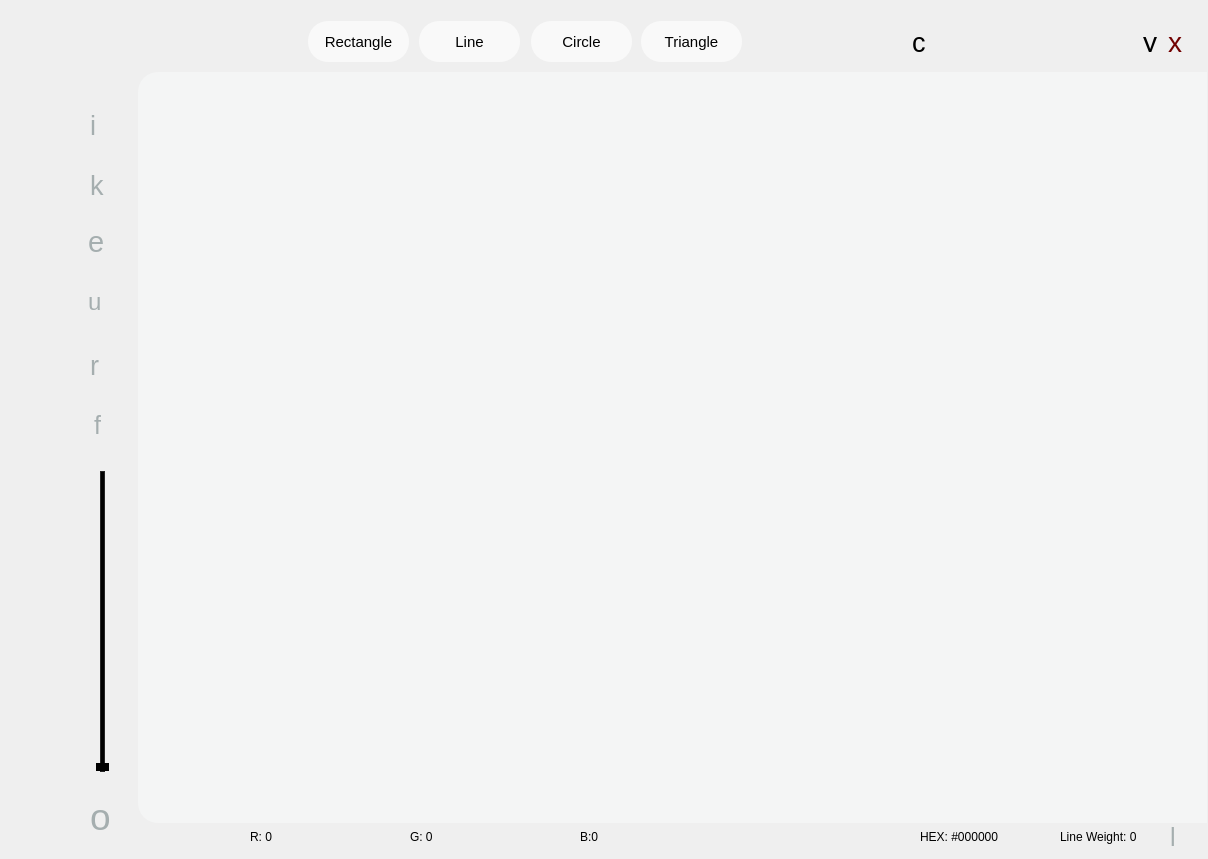
<?xml version="1.0" encoding="UTF-8"?>
<ui version="4.0">
 <class>PaintWindow</class>
 <widget class="QMainWindow" name="PaintWindow">
  <property name="geometry">
   <rect>
    <x>0</x>
    <y>0</y>
    <width>1208</width>
    <height>859</height>
   </rect>
  </property>
  <property name="windowTitle">
   <string>MainWindow</string>
  </property>
  <widget class="QWidget" name="centralwidget">
   <widget class="QLabel" name="backgorund">
    <property name="geometry">
     <rect>
      <x>68</x>
      <y>1</y>
      <width>1261</width>
      <height>851</height>
     </rect>
    </property>
    <property name="font">
     <font/>
    </property>
    <property name="text">
     <string/>
    </property>
    <property name="pixmap">
     <pixmap resource="resources.qrc">:/resources/whiteBackground.png</pixmap>
    </property>
   </widget>
   <widget class="QPushButton" name="rectangleBtn">
    <property name="geometry">
     <rect>
      <x>308</x>
      <y>21</y>
      <width>101</width>
      <height>41</height>
     </rect>
    </property>
    <property name="font">
     <font>
      <pointsize>11</pointsize>
      <italic>false</italic>
      <bold>false</bold>
     </font>
    </property>
    <property name="cursor">
     <cursorShape>PointingHandCursor</cursorShape>
    </property>
    <property name="toolTip">
     <string>&lt;html&gt;&lt;head/&gt;&lt;body&gt;&lt;p&gt;Draw Rectangle&lt;/p&gt;&lt;/body&gt;&lt;/html&gt;</string>
    </property>
    <property name="styleSheet">
     <string notr="true">background-color: #f9f9f9;
color: black;
border-radius: 20px;
font: 11pt &quot;Montserrat&quot;;</string>
    </property>
    <property name="text">
     <string>Rectangle</string>
    </property>
   </widget>
   <widget class="QPushButton" name="triangleBtn">
    <property name="geometry">
     <rect>
      <x>641</x>
      <y>21</y>
      <width>101</width>
      <height>41</height>
     </rect>
    </property>
    <property name="font">
     <font>
      <pointsize>11</pointsize>
      <italic>false</italic>
      <bold>false</bold>
     </font>
    </property>
    <property name="cursor">
     <cursorShape>PointingHandCursor</cursorShape>
    </property>
    <property name="toolTip">
     <string>&lt;html&gt;&lt;head/&gt;&lt;body&gt;&lt;p&gt;Draw Triangle&lt;/p&gt;&lt;/body&gt;&lt;/html&gt;</string>
    </property>
    <property name="styleSheet">
     <string notr="true">background-color: #f9f9f9;
color: black;
border-radius: 20px;
font: 11pt &quot;Montserrat&quot;;</string>
    </property>
    <property name="text">
     <string>Triangle</string>
    </property>
   </widget>
   <widget class="QPushButton" name="circleBtn">
    <property name="geometry">
     <rect>
      <x>531</x>
      <y>21</y>
      <width>101</width>
      <height>41</height>
     </rect>
    </property>
    <property name="font">
     <font>
      <pointsize>11</pointsize>
      <italic>false</italic>
      <bold>false</bold>
     </font>
    </property>
    <property name="cursor">
     <cursorShape>PointingHandCursor</cursorShape>
    </property>
    <property name="toolTip">
     <string>&lt;html&gt;&lt;head/&gt;&lt;body&gt;&lt;p&gt;Draw Circle&lt;/p&gt;&lt;/body&gt;&lt;/html&gt;</string>
    </property>
    <property name="styleSheet">
     <string notr="true">background-color: #f9f9f9;
color: black;
border-radius: 20px;
font: 11pt &quot;Montserrat&quot;;</string>
    </property>
    <property name="text">
     <string>Circle</string>
    </property>
   </widget>
   <widget class="QPushButton" name="lineBtn">
    <property name="geometry">
     <rect>
      <x>419</x>
      <y>21</y>
      <width>101</width>
      <height>41</height>
     </rect>
    </property>
    <property name="font">
     <font>
      <pointsize>11</pointsize>
      <italic>false</italic>
      <bold>false</bold>
     </font>
    </property>
    <property name="cursor">
     <cursorShape>PointingHandCursor</cursorShape>
    </property>
    <property name="toolTip">
     <string>&lt;html&gt;&lt;head/&gt;&lt;body&gt;&lt;p&gt;Draw Line&lt;/p&gt;&lt;/body&gt;&lt;/html&gt;</string>
    </property>
    <property name="styleSheet">
     <string notr="true">background-color: #f9f9f9;
color: black;
border-radius: 20px;
font: 11pt &quot;Montserrat&quot;;</string>
    </property>
    <property name="text">
     <string>Line</string>
    </property>
   </widget>
   <widget class="QLabel" name="logo">
    <property name="geometry">
     <rect>
      <x>90</x>
      <y>19</y>
      <width>41</width>
      <height>51</height>
     </rect>
    </property>
    <property name="text">
     <string/>
    </property>
    <property name="pixmap">
     <pixmap resource="resources.qrc">resources/Logo.png</pixmap>
    </property>
   </widget>
   <widget class="QGraphicsView" name="graphicsView">
    <property name="geometry">
     <rect>
      <x>138</x>
      <y>72</y>
      <width>1069</width>
      <height>751</height>
     </rect>
    </property>
    <property name="font">
     <font/>
    </property>
    <property name="cursor" stdset="0">
     <cursorShape>CrossCursor</cursorShape>
    </property>
    <property name="focusPolicy">
     <enum>Qt::NoFocus</enum>
    </property>
    <property name="styleSheet">
     <string notr="true">background-color: #f4f5f5;
border-radius: 20px;
border-top-right-radius: 0px;
border-bottom-right-radius: 0px;</string>
    </property>
   </widget>
   <widget class="QPushButton" name="closeBtn">
    <property name="geometry">
     <rect>
      <x>1168</x>
      <y>31</y>
      <width>20</width>
      <height>21</height>
     </rect>
    </property>
    <property name="sizePolicy">
     <sizepolicy hsizetype="Maximum" vsizetype="Fixed">
      <horstretch>0</horstretch>
      <verstretch>0</verstretch>
     </sizepolicy>
    </property>
    <property name="font">
     <font>
      <pointsize>21</pointsize>
      <italic>false</italic>
      <bold>false</bold>
      <kerning>false</kerning>
     </font>
    </property>
    <property name="cursor">
     <cursorShape>PointingHandCursor</cursorShape>
    </property>
    <property name="toolTip">
     <string/>
    </property>
    <property name="layoutDirection">
     <enum>Qt::LeftToRight</enum>
    </property>
    <property name="styleSheet">
     <string notr="true">border-radius:10px;
color: #710101;
text-align: left;
font: 21pt &quot;IROicons&quot;;</string>
    </property>
    <property name="text">
     <string>x</string>
    </property>
    <property name="checkable">
     <bool>false</bool>
    </property>
    <property name="default">
     <bool>false</bool>
    </property>
    <property name="flat">
     <bool>false</bool>
    </property>
   </widget>
   <widget class="QPushButton" name="miniBtn">
    <property name="geometry">
     <rect>
      <x>1143</x>
      <y>31</y>
      <width>20</width>
      <height>21</height>
     </rect>
    </property>
    <property name="font">
     <font>
      <pointsize>21</pointsize>
      <italic>false</italic>
      <bold>false</bold>
     </font>
    </property>
    <property name="cursor">
     <cursorShape>PointingHandCursor</cursorShape>
    </property>
    <property name="styleSheet">
     <string notr="true">border-radius:10px;
color: #000;
text-align: left;
font: 21pt &quot;IROicons&quot;;</string>
    </property>
    <property name="text">
     <string>y</string>
    </property>
   </widget>
   <widget class="QPushButton" name="colorBtn">
    <property name="geometry">
     <rect>
      <x>90</x>
      <y>110</y>
      <width>26</width>
      <height>31</height>
     </rect>
    </property>
    <property name="font">
     <font>
      <pointsize>20</pointsize>
      <italic>false</italic>
      <bold>false</bold>
     </font>
    </property>
    <property name="cursor">
     <cursorShape>PointingHandCursor</cursorShape>
    </property>
    <property name="toolTip">
     <string>&lt;html&gt;&lt;head/&gt;&lt;body&gt;&lt;p&gt;Fill Color&lt;/p&gt;&lt;/body&gt;&lt;/html&gt;</string>
    </property>
    <property name="whatsThis">
     <string>&lt;html&gt;&lt;head/&gt;&lt;body&gt;&lt;p&gt;Color&lt;/p&gt;&lt;/body&gt;&lt;/html&gt;</string>
    </property>
    <property name="styleSheet">
     <string notr="true">border-radius:10px;
color: #a5aeaf;
text-align: left;
font: 20pt &quot;IROicons&quot;;</string>
    </property>
    <property name="text">
     <string>i</string>
    </property>
    <property name="flat">
     <bool>true</bool>
    </property>
   </widget>
   <widget class="QPushButton" name="redoBtn">
    <property name="geometry">
     <rect>
      <x>90</x>
      <y>350</y>
      <width>31</width>
      <height>31</height>
     </rect>
    </property>
    <property name="font">
     <font>
      <pointsize>20</pointsize>
      <italic>false</italic>
      <bold>false</bold>
     </font>
    </property>
    <property name="cursor">
     <cursorShape>PointingHandCursor</cursorShape>
    </property>
    <property name="toolTip">
     <string>&lt;html&gt;&lt;head/&gt;&lt;body&gt;&lt;p&gt;Redo&lt;/p&gt;&lt;/body&gt;&lt;/html&gt;</string>
    </property>
    <property name="styleSheet">
     <string notr="true">border-radius:10px;
color: #a5aeaf;
text-align: left;
font: 20pt &quot;IROicons&quot;;</string>
    </property>
    <property name="text">
     <string>r</string>
    </property>
    <property name="shortcut">
     <string>Ctrl+Y</string>
    </property>
    <property name="flat">
     <bool>true</bool>
    </property>
   </widget>
   <widget class="QPushButton" name="tableBtn">
    <property name="geometry">
     <rect>
      <x>90</x>
      <y>800</y>
      <width>29</width>
      <height>34</height>
     </rect>
    </property>
    <property name="font">
     <font>
      <pointsize>28</pointsize>
      <italic>false</italic>
      <bold>false</bold>
     </font>
    </property>
    <property name="cursor">
     <cursorShape>PointingHandCursor</cursorShape>
    </property>
    <property name="toolTip">
     <string>&lt;html&gt;&lt;head/&gt;&lt;body&gt;&lt;p&gt;Open Table&lt;/p&gt;&lt;/body&gt;&lt;/html&gt;</string>
    </property>
    <property name="styleSheet">
     <string notr="true">border-radius:10px;
color: #a5aeaf;
text-align: left;
font: 28pt &quot;IROicons&quot;;</string>
    </property>
    <property name="text">
     <string>o</string>
    </property>
    <property name="flat">
     <bool>true</bool>
    </property>
   </widget>
   <widget class="QPushButton" name="undoBtn">
    <property name="geometry">
     <rect>
      <x>88</x>
      <y>290</y>
      <width>29</width>
      <height>24</height>
     </rect>
    </property>
    <property name="font">
     <font>
      <pointsize>18</pointsize>
      <italic>false</italic>
      <bold>false</bold>
     </font>
    </property>
    <property name="cursor">
     <cursorShape>PointingHandCursor</cursorShape>
    </property>
    <property name="toolTip">
     <string>&lt;html&gt;&lt;head/&gt;&lt;body&gt;&lt;p&gt;Undo&lt;/p&gt;&lt;/body&gt;&lt;/html&gt;</string>
    </property>
    <property name="styleSheet">
     <string notr="true">border-radius:10px;
color: #a5aeaf;
text-align: left;
font: 18pt &quot;IROicons&quot;;</string>
    </property>
    <property name="text">
     <string>u</string>
    </property>
    <property name="shortcut">
     <string>Ctrl+Z</string>
    </property>
    <property name="flat">
     <bool>true</bool>
    </property>
   </widget>
   <widget class="QPushButton" name="saveBtn">
    <property name="geometry">
     <rect>
      <x>94</x>
      <y>410</y>
      <width>21</width>
      <height>31</height>
     </rect>
    </property>
    <property name="font">
     <font>
      <pointsize>19</pointsize>
      <italic>false</italic>
      <bold>false</bold>
     </font>
    </property>
    <property name="cursor">
     <cursorShape>PointingHandCursor</cursorShape>
    </property>
    <property name="toolTip">
     <string>&lt;html&gt;&lt;head/&gt;&lt;body&gt;&lt;p&gt;Save&lt;/p&gt;&lt;/body&gt;&lt;/html&gt;</string>
    </property>
    <property name="styleSheet">
     <string notr="true">border-radius:10px;
color: #a5aeaf;
text-align: left;
font: 19pt &quot;IROicons&quot;;</string>
    </property>
    <property name="text">
     <string>f</string>
    </property>
    <property name="shortcut">
     <string>Ctrl+S</string>
    </property>
    <property name="flat">
     <bool>true</bool>
    </property>
   </widget>
   <widget class="QSlider" name="verticalSlider">
    <property name="geometry">
     <rect>
      <x>94</x>
      <y>471</y>
      <width>16</width>
      <height>301</height>
     </rect>
    </property>
    <property name="toolTip">
     <string>&lt;html&gt;&lt;head/&gt;&lt;body&gt;&lt;p&gt;Line Weight Slider&lt;/p&gt;&lt;/body&gt;&lt;/html&gt;</string>
    </property>
    <property name="styleSheet">
     <string notr="true">

.QSlider::groove:vertical {
    border: 1px solid #262626;
    width: 3px;
	background: #000000;
}

.QSlider::handle:vertical {
	background:#000000;
    height: 8px;
    margin: 0px -5px;
}</string>
    </property>
    <property name="minimum">
     <number>1</number>
    </property>
    <property name="maximum">
     <number>25</number>
    </property>
    <property name="orientation">
     <enum>Qt::Vertical</enum>
    </property>
   </widget>
   <widget class="QLabel" name="">
    <property name="geometry">
     <rect>
      <x>912</x>
      <y>27</y>
      <width>22</width>
      <height>31</height>
     </rect>
    </property>
    <property name="font">
     <font>
      <pointsize>20</pointsize>
      <italic>false</italic>
      <bold>false</bold>
      <kerning>true</kerning>
     </font>
    </property>
    <property name="styleSheet">
     <string notr="true">font: 20pt &quot;IROicons&quot;;</string>
    </property>
    <property name="text">
     <string>c</string>
    </property>
   </widget>
   <widget class="QPushButton" name="ersr_Btn">
    <property name="geometry">
     <rect>
      <x>88</x>
      <y>230</y>
      <width>29</width>
      <height>24</height>
     </rect>
    </property>
    <property name="font">
     <font>
      <pointsize>22</pointsize>
      <italic>false</italic>
      <bold>false</bold>
     </font>
    </property>
    <property name="cursor">
     <cursorShape>PointingHandCursor</cursorShape>
    </property>
    <property name="toolTip">
     <string>&lt;html&gt;&lt;head/&gt;&lt;body&gt;&lt;p&gt;Erase&lt;/p&gt;&lt;/body&gt;&lt;/html&gt;</string>
    </property>
    <property name="styleSheet">
     <string notr="true">border-radius:10px;
color: #a5aeaf;
text-align: left;
font: 22pt &quot;IROicons&quot;;</string>
    </property>
    <property name="text">
     <string>e</string>
    </property>
    <property name="flat">
     <bool>true</bool>
    </property>
   </widget>
   <widget class="QGroupBox" name="tableCont">
    <property name="geometry">
     <rect>
      <x>1220</x>
      <y>149</y>
      <width>321</width>
      <height>571</height>
     </rect>
    </property>
    <property name="styleSheet">
     <string notr="true">border-radius:0 px;</string>
    </property>
    <property name="title">
     <string/>
    </property>
    <widget class="QTableWidget" name="DataTable">
     <property name="enabled">
      <bool>true</bool>
     </property>
     <property name="geometry">
      <rect>
       <x>0</x>
       <y>0</y>
       <width>321</width>
       <height>311</height>
      </rect>
     </property>
    </widget>
    <widget class="QTableWidget" name="InfoTable">
     <property name="enabled">
      <bool>true</bool>
     </property>
     <property name="geometry">
      <rect>
       <x>0</x>
       <y>330</y>
       <width>321</width>
       <height>161</height>
      </rect>
     </property>
    </widget>
    <widget class="QPushButton" name="SortASBtn">
     <property name="enabled">
      <bool>true</bool>
     </property>
     <property name="geometry">
      <rect>
       <x>-1</x>
       <y>510</y>
       <width>161</width>
       <height>41</height>
      </rect>
     </property>
     <property name="styleSheet">
      <string notr="true">background-color: #f9f9f9;
color: black;
border-radius: 20px;
font: 11pt &quot;Montserrat&quot;;</string>
     </property>
     <property name="text">
      <string>Sort Ascending</string>
     </property>
    </widget>
    <widget class="QPushButton" name="SortDSBtn">
     <property name="enabled">
      <bool>true</bool>
     </property>
     <property name="geometry">
      <rect>
       <x>160</x>
       <y>510</y>
       <width>161</width>
       <height>41</height>
      </rect>
     </property>
     <property name="styleSheet">
      <string notr="true">background-color: #f9f9f9;
color: black;
border-radius: 20px;
font: 11pt &quot;Montserrat&quot;;</string>
     </property>
     <property name="text">
      <string>Sort Dscending</string>
     </property>
    </widget>
   </widget>
   <widget class="QLabel" name="redVal">
    <property name="geometry">
     <rect>
      <x>250</x>
      <y>829</y>
      <width>51</width>
      <height>16</height>
     </rect>
    </property>
    <property name="font">
     <font/>
    </property>
    <property name="text">
     <string>R: 0 </string>
    </property>
   </widget>
   <widget class="QLabel" name="greenVal">
    <property name="geometry">
     <rect>
      <x>410</x>
      <y>829</y>
      <width>51</width>
      <height>16</height>
     </rect>
    </property>
    <property name="font">
     <font/>
    </property>
    <property name="text">
     <string>G: 0  </string>
    </property>
   </widget>
   <widget class="QLabel" name="blueVal">
    <property name="geometry">
     <rect>
      <x>580</x>
      <y>829</y>
      <width>51</width>
      <height>16</height>
     </rect>
    </property>
    <property name="font">
     <font/>
    </property>
    <property name="text">
     <string>B:0</string>
    </property>
   </widget>
   <widget class="QLabel" name="hexVal">
    <property name="geometry">
     <rect>
      <x>920</x>
      <y>829</y>
      <width>101</width>
      <height>16</height>
     </rect>
    </property>
    <property name="font">
     <font/>
    </property>
    <property name="text">
     <string>HEX: #000000</string>
    </property>
   </widget>
   <widget class="QLabel" name="lineWVal">
    <property name="geometry">
     <rect>
      <x>1060</x>
      <y>829</y>
      <width>111</width>
      <height>16</height>
     </rect>
    </property>
    <property name="font">
     <font/>
    </property>
    <property name="text">
     <string>Line Weight: 0</string>
    </property>
   </widget>
   <widget class="QGroupBox" name="menu">
    <property name="geometry">
     <rect>
      <x>50</x>
      <y>-115</y>
      <width>121</width>
      <height>111</height>
     </rect>
    </property>
    <property name="styleSheet">
     <string notr="true">background-color:  #fff;
border-radius: 15px;</string>
    </property>
    <property name="title">
     <string/>
    </property>
    <widget class="QWidget" name="verticalLayoutWidget">
     <property name="geometry">
      <rect>
       <x>0</x>
       <y>0</y>
       <width>121</width>
       <height>111</height>
      </rect>
     </property>
     <layout class="QVBoxLayout" name="verticalLayout">
      <property name="spacing">
       <number>0</number>
      </property>
      <item>
       <widget class="QPushButton" name="menuNew">
        <property name="toolTip">
         <string>&lt;html&gt;&lt;head/&gt;&lt;body&gt;&lt;p&gt;Make a New Draw&lt;/p&gt;&lt;/body&gt;&lt;/html&gt;</string>
        </property>
        <property name="styleSheet">
         <string notr="true">background-color: rgb(255, 255, 255);
color: rgb(0, 0, 0);
font: 9pt &quot;Montserrat&quot;;</string>
        </property>
        <property name="text">
         <string>New</string>
        </property>
       </widget>
      </item>
      <item>
       <widget class="QPushButton" name="menuOpen">
        <property name="toolTip">
         <string>&lt;html&gt;&lt;head/&gt;&lt;body&gt;&lt;p&gt;Open a Draw&lt;/p&gt;&lt;/body&gt;&lt;/html&gt;</string>
        </property>
        <property name="styleSheet">
         <string notr="true">background-color: rgb(255, 255, 255);
color: rgb(0, 0, 0);
font: 9pt &quot;Montserrat&quot;;</string>
        </property>
        <property name="text">
         <string>Open</string>
        </property>
       </widget>
      </item>
      <item>
       <widget class="QPushButton" name="menuSave">
        <property name="toolTip">
         <string>&lt;html&gt;&lt;head/&gt;&lt;body&gt;&lt;p&gt;Save a Draw&lt;/p&gt;&lt;/body&gt;&lt;/html&gt;</string>
        </property>
        <property name="styleSheet">
         <string notr="true">background-color: rgb(255, 255, 255);
color: rgb(0, 0, 0);
font: 9pt &quot;Montserrat&quot;;</string>
        </property>
        <property name="text">
         <string>Save</string>
        </property>
       </widget>
      </item>
     </layout>
    </widget>
   </widget>
   <widget class="QPushButton" name="logoBtn">
    <property name="geometry">
     <rect>
      <x>90</x>
      <y>20</y>
      <width>40</width>
      <height>42</height>
     </rect>
    </property>
    <property name="toolTip">
     <string>&lt;html&gt;&lt;head/&gt;&lt;body&gt;&lt;p&gt;Menu&lt;/p&gt;&lt;/body&gt;&lt;/html&gt;</string>
    </property>
    <property name="styleSheet">
     <string notr="true">QPushButton{background: transparent;}</string>
    </property>
    <property name="text">
     <string/>
    </property>
    <property name="flat">
     <bool>true</bool>
    </property>
   </widget>
   <widget class="QPushButton" name="infoBtn">
    <property name="geometry">
     <rect>
      <x>1170</x>
      <y>822</y>
      <width>21</width>
      <height>31</height>
     </rect>
    </property>
    <property name="font">
     <font>
      <pointsize>19</pointsize>
      <italic>false</italic>
      <bold>false</bold>
     </font>
    </property>
    <property name="cursor">
     <cursorShape>PointingHandCursor</cursorShape>
    </property>
    <property name="toolTip">
     <string>&lt;html&gt;&lt;head/&gt;&lt;body&gt;&lt;p&gt;About Us&lt;/p&gt;&lt;/body&gt;&lt;/html&gt;</string>
    </property>
    <property name="styleSheet">
     <string notr="true">border-radius:10px;
color: #a5aeaf;
text-align: left;
font: 19pt &quot;IROicons&quot;;</string>
    </property>
    <property name="text">
     <string>l</string>
    </property>
    <property name="flat">
     <bool>true</bool>
    </property>
   </widget>
   <widget class="QPushButton" name="borderCBtn">
    <property name="geometry">
     <rect>
      <x>90</x>
      <y>170</y>
      <width>26</width>
      <height>31</height>
     </rect>
    </property>
    <property name="font">
     <font>
      <pointsize>20</pointsize>
      <italic>false</italic>
      <bold>false</bold>
     </font>
    </property>
    <property name="cursor">
     <cursorShape>PointingHandCursor</cursorShape>
    </property>
    <property name="toolTip">
     <string>&lt;html&gt;&lt;head/&gt;&lt;body&gt;&lt;p&gt;Border Color&lt;/p&gt;&lt;/body&gt;&lt;/html&gt;</string>
    </property>
    <property name="styleSheet">
     <string notr="true">border-radius:10px;
color: #a5aeaf;
text-align: left;
font: 20pt &quot;IROicons&quot;;</string>
    </property>
    <property name="text">
     <string>k</string>
    </property>
    <property name="flat">
     <bool>true</bool>
    </property>
   </widget>
  </widget>
 </widget>
 <resources>
  <include location="resources.qrc"/>
 </resources>
 <connections>
  <connection>
   <sender>closeBtn</sender>
   <signal>clicked()</signal>
   <receiver>PaintWindow</receiver>
   <slot>close()</slot>
   <hints>
    <hint type="sourcelabel">
     <x>1180</x>
     <y>76</y>
    </hint>
    <hint type="destinationlabel">
     <x>1161</x>
     <y>39</y>
    </hint>
   </hints>
  </connection>
  <connection>
   <sender>miniBtn</sender>
   <signal>clicked()</signal>
   <receiver>PaintWindow</receiver>
   <slot>showMinimized()</slot>
   <hints>
    <hint type="sourcelabel">
     <x>1147</x>
     <y>72</y>
    </hint>
    <hint type="destinationlabel">
     <x>1151</x>
     <y>19</y>
    </hint>
   </hints>
  </connection>
 </connections>
</ui>
